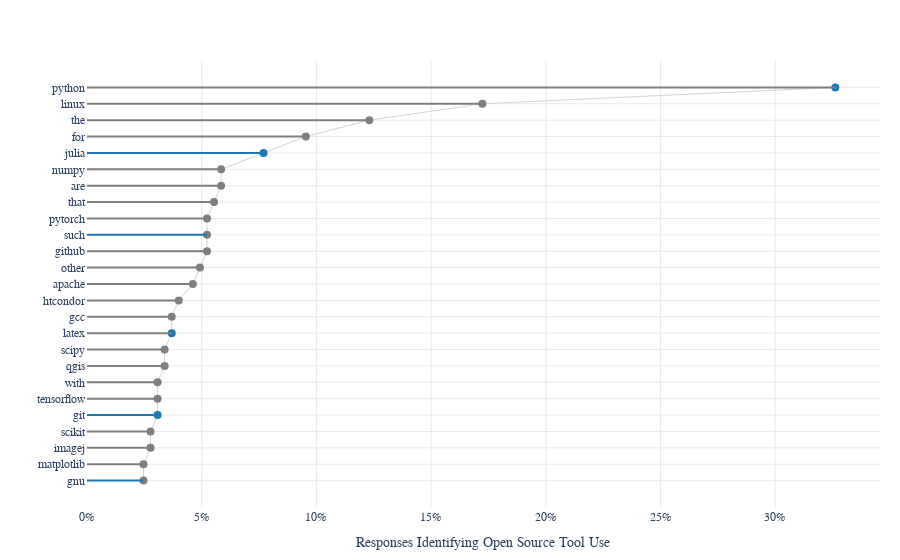

Notebook cell for this chart:
### Markdown cell above
```{raw} html
:file: _static/familiarity_educational.html
```


## What Open Source Tools Do Respondents Use?


Tools respondents identified included:

### Code cell
respondents_pct = prop(df["QID13"], lambda s: s == "Yes")
glue("respondents_pct", respondents_pct, display=False)
 
# Text processing for word frequency analysis
rm_terms = {
    'open', 'and', 'source', 'analysis', 'use', 'used', 'data', 'many', 'software',
    'programming', 'language', 'languages', 'tools', 'code', 'etc', 'package',
    'packages', 'list', 'everything', 'including', 'libraries', 'like',
    'various', 'research', 'statistical', 'ecosystem', 'opensource', 'web',
    'google', 'system', 'compilers', 'academy', 'numerous', 'systems'
}

def clean_text(text):
    if pd.isna(text):
        return ""
    # Convert to lowercase and remove punctuation
    text = re.sub(r'[^\w\s]', ' ', text.lower())
    # Split into words and filter
    words = [word for word in text.split() 
             if word not in rm_terms and len(word) > 2]
    return ' '.join(words)

# Process text responses
tools_text = df['QID15'].dropna().apply(clean_text)
all_words = ' '.join(tools_text).split()
word_freq = Counter(all_words)

# Create dataframe for plotting
tools_highlight = ['python', 'r', 'julia', 'git', 'latex']
top_25_words = dict(word_freq.most_common(25))

tools_df = pd.DataFrame([
    {'word': word, 'freq': freq, 'pct': freq / len(df)}
    for word, freq in top_25_words.items()
    if word != '•'
]).sort_values('freq')

# Create lollipop plot
fig4 = go.Figure()

colors = ['#1f77b4' if word in tools_highlight else '#7f7f7f' 
          for word in tools_df['word']]

fig4.add_trace(go.Scatter(
    x=tools_df['pct'],
    y=tools_df['word'],
    mode='markers+lines',
    marker=dict(size=8, color=colors),
    line=dict(color='lightgray', width=1),
    orientation='h',
    hovertemplate='Tool: %{y}<br>Percent: %{x:.2%}<extra></extra>'
))

# Add line segments
for i, row in tools_df.iterrows():
    fig4.add_shape(
        type="line",
        x0=0, x1=row['pct'],
        y0=row['word'], y1=row['word'],
        line=dict(color=colors[i], width=2)
    )

fig4.update_layout(
    xaxis=dict(
        title="Responses Identifying Open Source Tool Use",
        tickformat='.0%'
    ),
    yaxis_title="",
    showlegend=False,
    plot_bgcolor="white",
    paper_bgcolor="white"
)
fig4.show()
fig4.write_html('_static/tools_lollipop.html', full_html=False, include_plotlyjs='cdn')

### Figure 1 — Plotly figure (JSON) as saved in the notebook; plotly's stock layout.template omitted (floating-point values rounded to 4 significant figures)
{"data": [{"hovertemplate": "Tool: %{y}<br>Percent: %{x:.2%}<extra></extra>", "line": {"color": "lightgray", "width": 1}, "marker": {"color": ["#7f7f7f", "#7f7f7f", "#7f7f7f", "#7f7f7f", "#1f77b4", "#7f7f7f", "#7f7f7f", "#7f7f7f", "#7f7f7f", "#1f77b4", "#7f7f7f", "#7f7f7f", "#7f7f7f", "#7f7f7f", "#7f7f7f", "#7f7f7f", "#7f7f7f", "#7f7f7f", "#7f7f7f", "#7f7f7f", "#1f77b4", "#7f7f7f", "#7f7f7f", "#7f7f7f", "#1f77b4"], "size": 8}, "mode": "markers+lines", "orientation": "h", "type": "scatter", "x": [0.02462, 0.02462, 0.02769, 0.02769, 0.03077, 0.03077, 0.03077, 0.03385, 0.03385, 0.03692, 0.03692, 0.04, 0.04615, 0.04923, 0.05231, 0.05231, 0.05231, 0.05538, 0.05846, 0.05846, 0.07692, 0.09538, 0.1231, 0.1723, 0.3262], "y": ["gnu", "matplotlib", "imagej", "scikit", "git", "tensorflow", "with", "qgis", "scipy", "latex", "gcc", "htcondor", "apache", "other", "github", "such", "pytorch", "that", "are", "numpy", "julia", "for", "the", "linux", "python"]}], "layout": {"paper_bgcolor": "white", "plot_bgcolor": "white", "shapes": [{"line": {"color": "#1f77b4", "width": 2}, "type": "line", "x0": 0, "x1": 0.02462, "y0": "gnu", "y1": "gnu"}, {"line": {"color": "#7f7f7f", "width": 2}, "type": "line", "x0": 0, "x1": 0.02462, "y0": "matplotlib", "y1": "matplotlib"}, {"line": {"color": "#7f7f7f", "width": 2}, "type": "line", "x0": 0, "x1": 0.02769, "y0": "imagej", "y1": "imagej"}, {"line": {"color": "#7f7f7f", "width": 2}, "type": "line", "x0": 0, "x1": 0.02769, "y0": "scikit", "y1": "scikit"}, {"line": {"color": "#1f77b4", "width": 2}, "type": "line", "x0": 0, "x1": 0.03077, "y0": "git", "y1": "git"}, {"line": {"color": "#7f7f7f", "width": 2}, "type": "line", "x0": 0, "x1": 0.03077, "y0": "tensorflow", "y1": "tensorflow"}, {"line": {"color": "#7f7f7f", "width": 2}, "type": "line", "x0": 0, "x1": 0.03077, "y0": "with", "y1": "with"}, {"line": {"color": "#7f7f7f", "width": 2}, "type": "line", "x0": 0, "x1": 0.03385, "y0": "qgis", "y1": "qgis"}, {"line": {"color": "#7f7f7f", "width": 2}, "type": "line", "x0": 0, "x1": 0.03385, "y0": "scipy", "y1": "scipy"}, {"line": {"color": "#7f7f7f", "width": 2}, "type": "line", "x0": 0, "x1": 0.03692, "y0": "latex", "y1": "latex"}, {"line": {"color": "#7f7f7f", "width": 2}, "type": "line", "x0": 0, "x1": 0.03692, "y0": "gcc", "y1": "gcc"}, {"line": {"color": "#7f7f7f", "width": 2}, "type": "line", "x0": 0, "x1": 0.04, "y0": "htcondor", "y1": "htcondor"}, {"line": {"color": "#7f7f7f", "width": 2}, "type": "line", "x0": 0, "x1": 0.04615, "y0": "apache", "y1": "apache"}, {"line": {"color": "#7f7f7f", "width": 2}, "type": "line", "x0": 0, "x1": 0.04923, "y0": "other", "y1": "other"}, {"line": {"color": "#7f7f7f", "width": 2}, "type": "line", "x0": 0, "x1": 0.05231, "y0": "github", "y1": "github"}, {"line": {"color": "#1f77b4", "width": 2}, "type": "line", "x0": 0, "x1": 0.05231, "y0": "such", "y1": "such"}, {"line": {"color": "#7f7f7f", "width": 2}, "type": "line", "x0": 0, "x1": 0.05231, "y0": "pytorch", "y1": "pytorch"}, {"line": {"color": "#7f7f7f", "width": 2}, "type": "line", "x0": 0, "x1": 0.05538, "y0": "that", "y1": "that"}, {"line": {"color": "#7f7f7f", "width": 2}, "type": "line", "x0": 0, "x1": 0.05846, "y0": "are", "y1": "are"}, {"line": {"color": "#7f7f7f", "width": 2}, "type": "line", "x0": 0, "x1": 0.05846, "y0": "numpy", "y1": "numpy"}, {"line": {"color": "#1f77b4", "width": 2}, "type": "line", "x0": 0, "x1": 0.07692, "y0": "julia", "y1": "julia"}, {"line": {"color": "#7f7f7f", "width": 2}, "type": "line", "x0": 0, "x1": 0.09538, "y0": "for", "y1": "for"}, {"line": {"color": "#7f7f7f", "width": 2}, "type": "line", "x0": 0, "x1": 0.1231, "y0": "the", "y1": "the"}, {"line": {"color": "#7f7f7f", "width": 2}, "type": "line", "x0": 0, "x1": 0.1723, "y0": "linux", "y1": "linux"}, {"line": {"color": "#7f7f7f", "width": 2}, "type": "line", "x0": 0, "x1": 0.3262, "y0": "python", "y1": "python"}], "showlegend": false, "xaxis": {"tickformat": ".0%", "title": {"text": "Responses Identifying Open Source Tool Use"}}, "yaxis": {"title": {"text": ""}}}}
